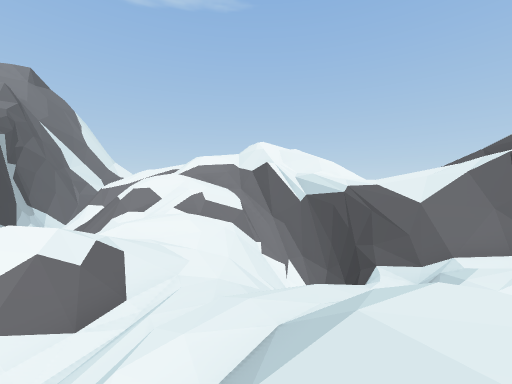
[1] (above)

17 first-person views from a walk through a 3-D level made in the Unity game engine. The camera is 1.2 m above the floor, looks level and sees 90° across. The floor is counted in squares, 2 m on a side. Each view is taken from the middle of a square. On the plan, view 1 faces up. The plan holds only what a view shows up to about 9 squares ahead; the rest is blank. The place goes on beyond the plan. The player character is not drawn.

[2]
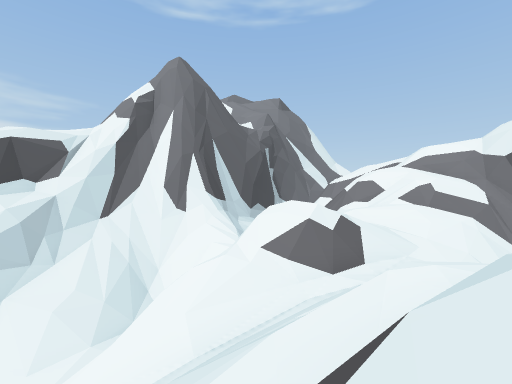

[3]
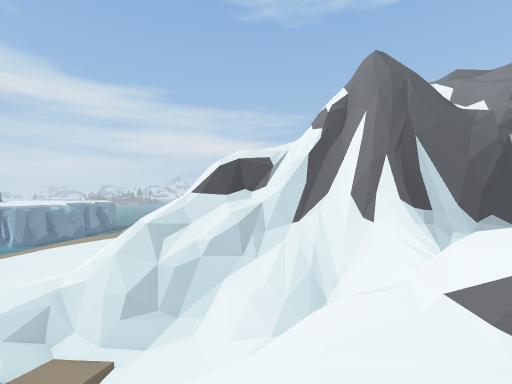

[4]
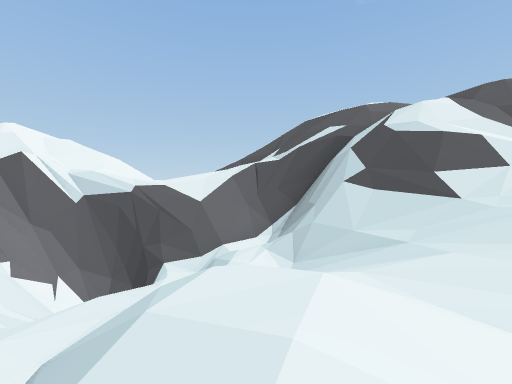

[5]
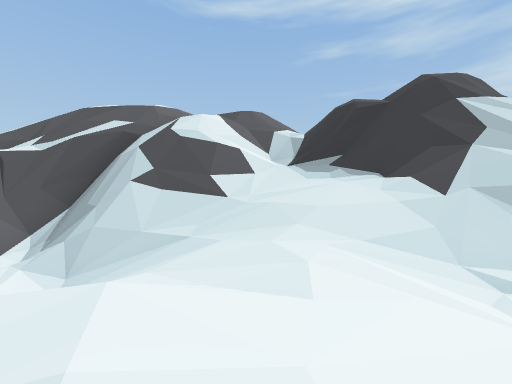

[6]
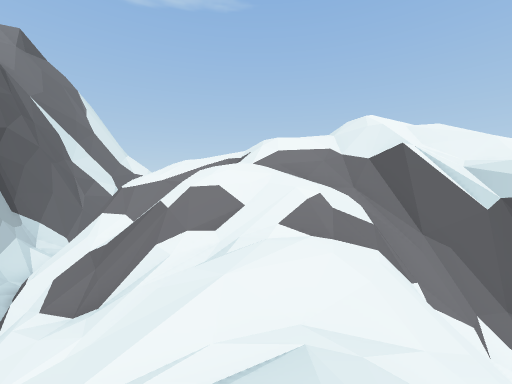

[7]
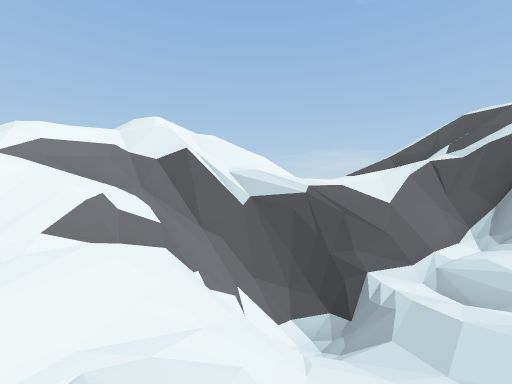

[8]
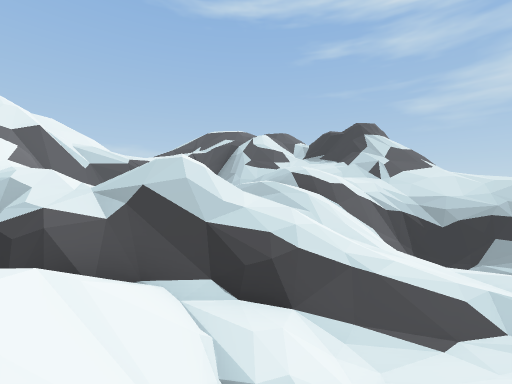

[9]
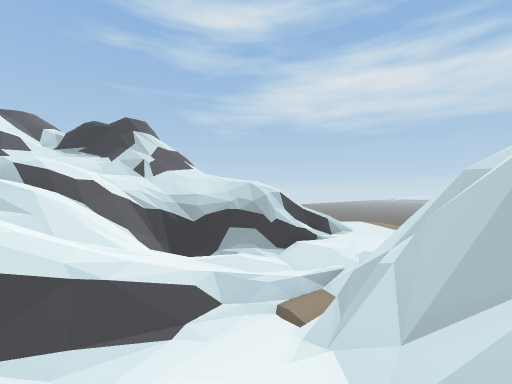

[10]
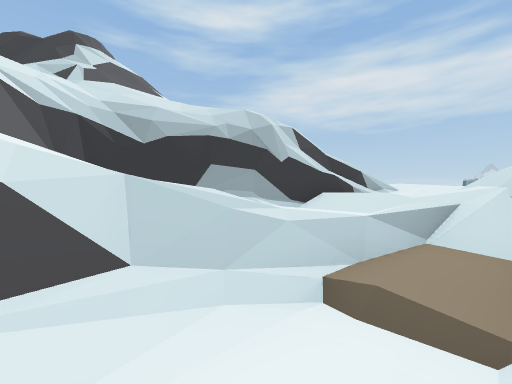

[11]
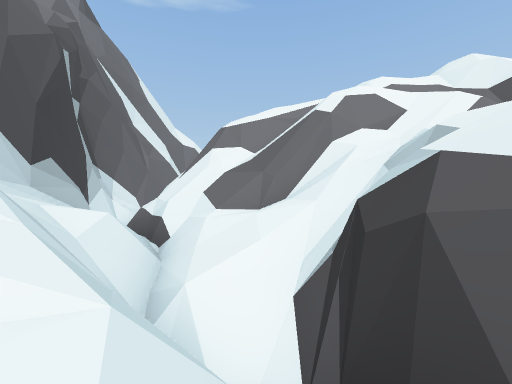

[12]
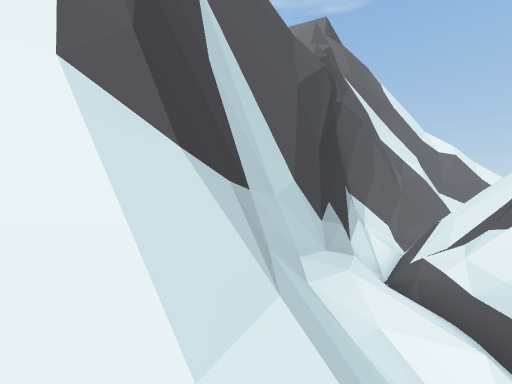

[13]
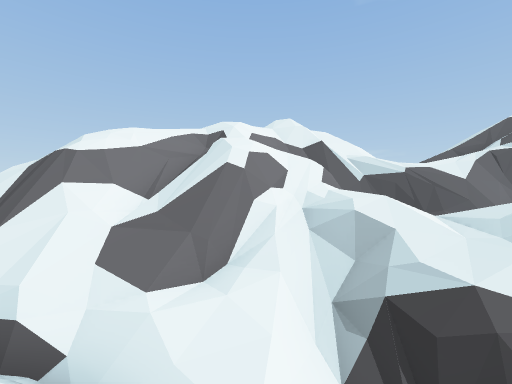

[14]
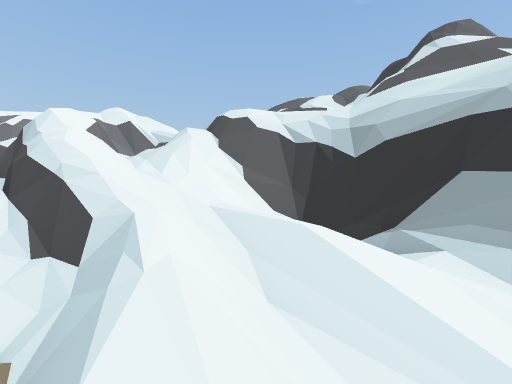

[15]
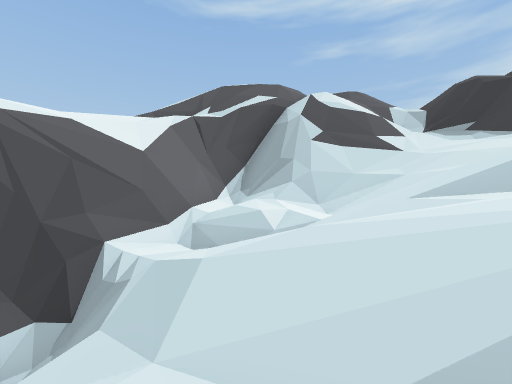

[16]
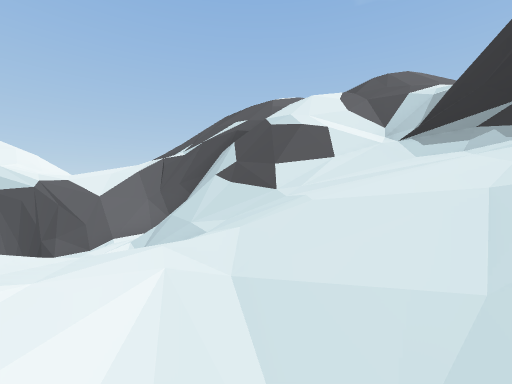

[17]
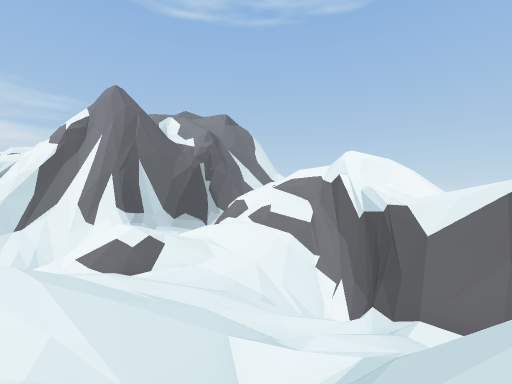

### Floor plan
Key: @ floor where view 1 was taken; # wall or solid block; x gap in a wall; . main floor; : floor 0.5 m higher than the main floor; - floor 0.75 m lower than the main floor; _ floor 1.5 m lower than the main floor; < floor 2 m lower than the main floor; ( floor 2.5 m lower than the main floor; + floor 4.75 m higher than the main floor; ! floor 6.75 m lower than the main floor; ? floor 7.25 m lower than the main floor; / step, stairs or slope; = window, fence, low wall or low ledge; v drop or lower ground.
Columns run from 10 left of view 1 to 10 right of it. Each row starts with its distance up from view 1.
 14 v///
 13 ==v//
 12 ==#/////++
 11 =####=///###=
 10 #=////////xv=#=
  9 ###=#//=/=##v=
  8 ######////####  #
  7 #== ##//////### =v
  6 ##=v=#//////#/####
  5 ##/#vv///(/////###/
  4  #///#//#</////##//
  3  #///###/////_//#//
  2 /////#///=-/////#///
  1 #//////////:.///#///
  0 ##////////@:..//#=//
 -1  ##//////#//.///==//=
 -2  v#/!?///#v/////#/
 -3  v=#/?=///=////#v/
 -4  //#!/// #v////v/
 -5   /#=////#/////#v
 -6   //v/?//#///// v

Where each view was taken, in squares from view 1:
view 1: 0 up, 0 right, facing up
view 2: 1 down, 0 right, facing up-left
view 3: 0 up, 0 right, facing left
view 4: 0 up, 0 right, facing up-right
view 5: 0 up, 0 right, facing right
view 6: 4 up, 3 left, facing up
view 7: 4 up, 3 left, facing up-right
view 8: 2 up, 9 left, facing right
view 9: 1 up, 9 left, facing down-right
view 10: 2 down, 6 left, facing down-right
view 11: 4 up, 6 left, facing up
view 12: 5 up, 8 left, facing up-left
view 13: 5 up, 8 left, facing up-right
view 14: 6 down, 5 left, facing up-right
view 15: 4 up, 1 left, facing right
view 16: 2 down, 2 right, facing up-right
view 17: 1 up, 5 right, facing up-left
